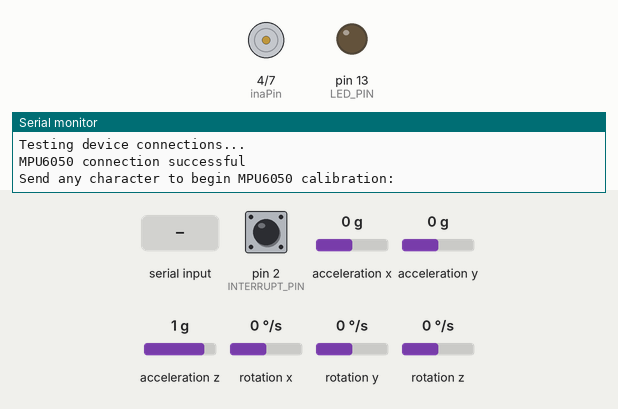
This sketch was run on a simulated Arduino Uno, built with avr-gcc and run on an emulated ATmega328P. On the bench: motor-driver pin pairs drawn as motors (green arrow = first pin HIGH = forward, orange = second pin HIGH = backward, longer = more drive, scaled by the enable pin), output pins drawn as LEDs (lit = HIGH), the last lines printed to the serial monitor. The inputs (shaded band) are chosen by the test bench; at power-on: pin 2 (INTERRUPT_PIN) LOW, acceleration x 0 g, acceleration y 0 g, acceleration z 1 g, rotation x 0 °/s, rotation y 0 °/s, rotation z 0 °/s. The sensor or clock chip raises its interrupt line as the real part does.

Above: at 0.9 s.
1.0 s: "90,45\n" received over Serial
3.0 s: "30,150\n" received over Serial
At 3.22 s:
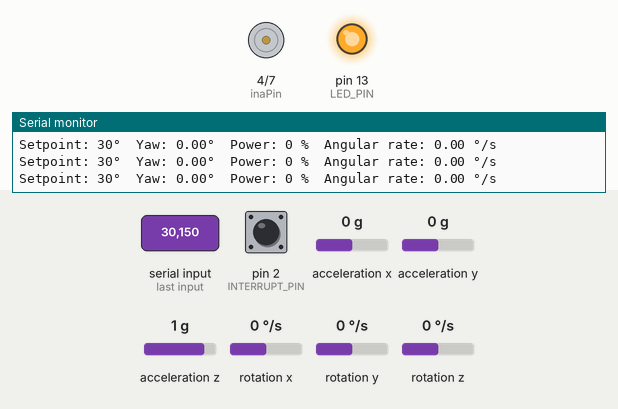
At 9.51 s:
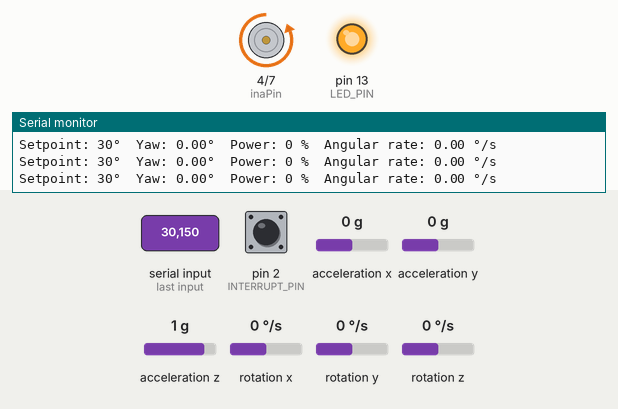
Timing chart, 0 to 21.0 s (numbered marks = the images above; inputs shaded):
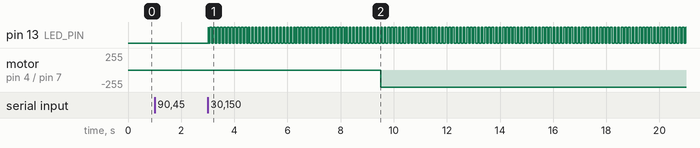

Measured:
- after the input at 3.0 s, pin 13 (LED_PIN): LOW → HIGH at once, then repeats every 0.13 s: LOW 0.06 s, HIGH 0.07 s; motor on pin 4 (inaPin) / pin 7 (inbPin): stopped → backward 255/255 after 6.5 s

The sketch:

satellite_attitude_control_wired_demo.ino
```cpp
/* Single-Axis Satellite Attitude PID Control System Using a Reaction Wheel
 *
 * University of Missouri - Undergraduate Capstone Project - December 2020
 * By: Griffin Willis, Jess Emerson, Sarah Geisen, Tori La Rose
 *
 * REFERENCES:
 * PID Control Loop - base code sourced from an example created
 *    by Sebastian Brandmaier and Denis Ramsden's Bachelor's
 *    Thesis in Mechatronics on a PID Regulated Balancing Cube.
 *
 * MPU6050 - base code to gather acceleration/rotational data
 *    sourced from Jeff Rowberg's Arduino libraries for the
 *    MPU6050 inertial measurement unit (IMU).
 *
 * WiFi Web Server - base code sourced from an example created
 *    by Tom Igoe on 11/25/2012. Written for a network using
 *    WPA encryption. An iPhone's personal hotspot was used
 *    as the host device to create the web server for the
 *    Arduino (client) to access.
 *
 * All other code and implementation of existing code was
 * written by me, Griffin Willis.
 *
 * DISCLAIMER: All Arduino code is open-source and free to the public.
 *             No patents were infringed upon.
 *
 */

#include <SPI.h>
//#include <WiFiNINA.h>  // for use with Arduino Uno WiFi Rev2

/* THIS CODE IS USED FOR THE WIFI WEB SERVER
char ssid[] = "ENTER SSID HERE";   // your network SSID (name)
char pass[] = "ENTER PASSWORD HERE OR LEAVE BLANK";    // your network password
int status = WL_IDLE_STATUS;
WiFiServer server(80);
*/

          // I2Cdev and MPU6050 must be installed as libraries, or else the .cpp/.h files
          // for both classes must be in the include path of your project
          #include "I2Cdev.h"
          #include "MPU6050_6Axis_MotionApps_V6_12.h"

          // Arduino Wire library is required if I2Cdev I2CDEV_ARDUINO_WIRE implementation
          // is used in I2Cdev.h
          #if I2CDEV_IMPLEMENTATION == I2CDEV_ARDUINO_WIRE
          #include "Wire.h"
          #endif

          // Call MPU6050
          MPU6050 mpu;

          #define INTERRUPT_PIN 2  // use pin 2 on Arduino Uno & most boards
          #define LED_PIN 13 // (Arduino is 13, Teensy is 11, Teensy++ is 6)
          bool blinkState = false;

          // MPU control/status vars
          bool dmpReady = false;  // set true if DMP init was successful
          uint8_t mpuIntStatus;   // holds actual interrupt status byte from MPU
          uint8_t devStatus;      // return status after each device operation (0 = success, !0 = error)
          uint16_t packetSize;    // expected DMP packet size (default is 42 bytes)
          uint16_t fifoCount;     // count of all bytes currently in FIFO
          uint8_t fifoBuffer[64]; // FIFO storage buffer

          // orientation/motion vars
          Quaternion q;           // [w, x, y, z]         quaternion container
          VectorInt16 aa;         // [x, y, z]            accel sensor measurements
          VectorInt16 gy;         // [x, y, z]            gyro sensor measurements
          VectorInt16 aaReal;     // [x, y, z]            gravity-free accel sensor measurements
          VectorInt16 aaWorld;    // [x, y, z]            world-frame accel sensor measurements
          VectorFloat gravity;    // [x, y, z]            gravity vector
          float euler[3];         // [psi, theta, phi]    Euler angle container
          float ypr[3];           // [yaw, pitch, roll]   yaw/pitch/roll container and gravity vector

          // packet structure for InvenSense teapot demo
          uint8_t teapotPacket[14] = { '$', 0x02, 0, 0, 0, 0, 0, 0, 0, 0, 0x00, 0x00, '\r', '\n' };

          volatile bool mpuInterrupt = false;     // indicates whether MPU interrupt pin has gone high
          void dmpDataReady() {
          mpuInterrupt = true;
          }

          // uncomment "OUTPUT_READABLE_YAWPITCHROLL" if you want to see the yaw/
          // pitch/roll angles (in degrees) calculated from the quaternions coming
          // from the FIFO. Note this also requires gravity vector calculations.
          // Also note that yaw/pitch/roll angles suffer from gimbal lock (for
          // more info, see: http://en.wikipedia.org/wiki/Gimbal_lock)
          #define OUTPUT_READABLE_YAWPITCHROLL

          // Includes
          #include <PID_v1.h>

          // Defines
          #define SAMPLE_RATE 10

          // Varibles for motor control
          const int inaPin = 4;
          const int inbPin = 7;
          const int pwmPin = 5;
          double pwmSignal;

          // PID−varibles
          double input;
          double output;
          double setpoint;

          double yaw_deg; // stores the angle the cube is rotated
          double Time;

          //Different PID setups
          double Kp = 100, Ki = 10, Kd = 55; // PID−parameters (make changes here if needed)

          // Define PID controller
          PID PID_controller(&input, &output, &setpoint, Kp, Ki, Kd, DIRECT);


// ================================================================
// ===                       MAIN SETUP                         ===
// ================================================================
void setup() {
          // join I2C bus (I2Cdev library doesn't do this automatically)
          #if I2CDEV_IMPLEMENTATION == I2CDEV_ARDUINO_WIRE
            Wire.begin();
            Wire.setClock(400000); // 400kHz I2C clock. Comment this line if having compilation difficulties
          #elif I2CDEV_IMPLEMENTATION == I2CDEV_BUILTIN_FASTWIRE
            Fastwire::setup(400, true);
          #endif

          Serial.begin(9600);  // initialize serial communication
          while (!Serial); // wait for Leonardo enumeration, others continue immediately

          // initialize device
          Serial.println(F("Initializing I2C devices..."));
          mpu.initialize();
          pinMode(INTERRUPT_PIN, INPUT);

          // verify connection
          Serial.println(F("Testing device connections..."));
          Serial.println(mpu.testConnection() ? F("MPU6050 connection successful") : F("MPU6050 connection failed"));

          // wait for ready
          Serial.println(F("\nSend any character to begin MPU6050 calibration: "));
          while (Serial.available() && Serial.read()); // empty buffer
          while (!Serial.available());                 // wait for data
          while (Serial.available() && Serial.read()); // empty buffer again

          // load and configure the DMP
          Serial.println(F("Initializing MPU6050..."));
          devStatus = mpu.dmpInitialize();

          // MPU6050 OFFSETS
          // X Accel  Y Accel  Z Accel   X Gyro   Y Gyro   Z Gyro
          //  1056,    1213,    5374,     536,       3,       5
          mpu.setXGyroOffset(536);
          mpu.setYGyroOffset(3);
          mpu.setZGyroOffset(5);
          mpu.setXAccelOffset(1056);
          mpu.setYAccelOffset(1213);
          mpu.setZAccelOffset(5374);

          // make sure it worked (returns 0 if so)
          if (devStatus == 0) {
          // Calibration Time: generate offsets and calibrate our MPU6050
          mpu.CalibrateAccel(6);
          mpu.CalibrateGyro(6);
          Serial.println();
          // turn on the DMP, now that it's ready
          mpu.setDMPEnabled(true);

          // enable Arduino interrupt detection
          attachInterrupt(digitalPinToInterrupt(INTERRUPT_PIN), dmpDataReady, RISING);
          mpuIntStatus = mpu.getIntStatus();

          // set our DMP Ready flag so the main loop() function knows it's okay to use it
          //Serial.println(F("DMP ready! Waiting for first interrupt..."));
          dmpReady = true;

          // get expected DMP packet size for later comparison
          packetSize = mpu.dmpGetFIFOPacketSize();
          } else {
          // ERROR!
          // 1 = initial memory load failed
          // 2 = DMP configuration updates failed
          // (if it's going to break, usually the code will be 1)
          Serial.print(F("DMP Initialization failed (code "));
          Serial.print(devStatus);
          Serial.println(F(")"));
          }

          // Configure LED for output
          pinMode(LED_PIN, OUTPUT);

          // Store previous time to be used for a delay
          Time = micros(); // Return time since the arduino was powered on.

          // Setup pins for motor control
          pinMode(inaPin, OUTPUT);
          pinMode(inbPin, OUTPUT);
          pinMode(pwmPin, OUTPUT);

          // Setup for PID controller
          PID_controller.SetMode(AUTOMATIC);
          PID_controller.SetTunings(Kp,Ki,Kd);
          PID_controller.SetOutputLimits(-255, 255);  // Max is 255

          // Wait for user input of desired setpoint
          Serial.println(F("\nInput desired setpoint for orientation: "));
          while (Serial.available() && Serial.read()); // empty buffer
          while (!Serial.available());                 // wait for data
          setpoint = Serial.parseInt();                // store user input into a variable
          while (Serial.available() && Serial.read()); // empty buffer again

/* THIS CODE IS USED FOR THE WIFI WEB SERVER
// Check for the presence of the WiFi device
if (WiFi.status() == WL_NO_SHIELD || WiFi.status() == WL_NO_MODULE) {
  Serial.println("Communication with WiFi device failed!");
  while (true);  // don't continue
} else {
  Serial.println("WiFi device found.");
}

String fv = WiFi.firmwareVersion();
if (fv < "1.0.0") {
  Serial.println("Please upgrade the firmware.");
}

// Attempt to connect to WiFi network
while (status != WL_CONNECTED) {
  Serial.print("Attempting to connect to network named: ");
  Serial.println(ssid);  // print the network name (SSID)

  // Connect to WPA/WPA2 network.  Change this line if using open or WEP network.
  status = WiFi.begin(ssid, pass);
  delay(10000);  // wait 10 seconds for connection
}
server.begin();     // start the web server on port 80
printWifiStatus();  // you're connected now, so print the status
Serial.println();
*/
}

// ================================================================
// ===                       MAIN LOOP                          ===
// ================================================================
void loop() {
          // THIS CODE IS FOR GATHERING MPU6050 DATA
          // if programming failed, don't try to do anything
          if (!dmpReady) return;
          // read a packet from FIFO
          if (mpu.dmpGetCurrentFIFOPacket(fifoBuffer)) { // Get the Latest packet

          #ifdef OUTPUT_TEAPOT
              // display quaternion values in InvenSense Teapot demo format:
              teapotPacket[2] = fifoBuffer[0];
              teapotPacket[3] = fifoBuffer[1];
              teapotPacket[4] = fifoBuffer[4];
              teapotPacket[5] = fifoBuffer[5];
              teapotPacket[6] = fifoBuffer[8];
              teapotPacket[7] = fifoBuffer[9];
              teapotPacket[8] = fifoBuffer[12];
              teapotPacket[9] = fifoBuffer[13];
              Serial.write(teapotPacket, 14);
              teapotPacket[11]++; // packetCount, loops at 0xFF on purpose
          #endif

          #ifdef OUTPUT_READABLE_YAWPITCHROLL
              // display Euler angles in degrees
              mpu.dmpGetQuaternion(&q, fifoBuffer);
              mpu.dmpGetGravity(&gravity, &q);
              mpu.dmpGetYawPitchRoll(ypr, &q, &gravity);
              mpu.dmpGetAccel(&aa, fifoBuffer);
              mpu.dmpGetGyro(&gy, fifoBuffer);
          #endif

          // blink LED to indicate activity
          blinkState = !blinkState;
          digitalWrite(LED_PIN, blinkState);
          }

/* THIS CODE IS USED FOR THE WIFI WEB SERVER
WiFiClient client = server.available();  // listen for incoming clients

if (client) {                            // if you get a client,
  Serial.println("New Client");          // print a message to the serial port
  String currentLine = "";               // make a string to hold incoming data from the client
  while (client.connected()) {           // loop while the client is connected
    if (client.available()) {            // if there are bytes to read from the client,
      char c = client.read();            // read a byte, then
      Serial.write(c);                   // print it to the serial monitor
      if (c == '\n') {                   // if the byte is a newline character
        // If the current line is blank, you got two newline characters in a row
        // and that is the end of the client HTTP request, so send a response
        if (currentLine.length() == 0) {
          showWebPage(client);  // construct and display web page
          break;                // break out of the while loop
        } else {  // if you got a newline, then clear currentLine
          currentLine = "";
        }
      } else if (c != '\r') {  // if you got anything else but a carriage return character,
        currentLine += c;      // add it to the end of the currentLine
      }
      performRequest(currentLine);  // complete the client request
    }
  }

  // Close the connection
  client.stop();
  Serial.println("Client disconnected.");
  Serial.println();
}
*/

          // THIS CODE IS FOR THE ACTUAL PID LOOP AND MOTOR CONTROL
          yaw_deg = ypr[0] * 180 / M_PI;  // Variable to hold current yaw angle of the satellite.
          input = yaw_deg;                // Uses angle as input signal for the PID controller.

          if (yaw_deg < 0) {              // Convert yaw range to 0-360deg.
            yaw_deg = yaw_deg + 360;
          }

          if (setpoint > 0) {
            if(micros()-Time > 8000000){  // Needed a delay so that the IMU could stabilaze, using delay() caused overflow.

                PID_controller.Compute();   // Compute new output value.

                // Setting the direction of the motor
                if(input <= setpoint){ // Since arduino only works with positive current, the direction was swapped instead.
                pwmSignal = output;
                digitalWrite(inaPin, LOW); //CW direction of motor.
                digitalWrite(inbPin, HIGH);
                } else if (input > setpoint) {
                pwmSignal = -1*output;
                digitalWrite(inaPin, HIGH); //CCW direction of motor.
                digitalWrite(inbPin, LOW);
                }
            }
          } else if (setpoint == 0) {
            pwmSignal = 0;
          }

          // Output PWM signal
          analogWrite(pwmPin, pwmSignal); // Send PWM signal to DC motor.

          // Print values
          Serial.print("Setpoint: ");
          Serial.print(setpoint, 0);
          Serial.print("°");
          Serial.print("\t");
          Serial.print("Yaw: ");
          Serial.print(yaw_deg);
          Serial.print("°");
          Serial.print("\t");
          Serial.print("Power: ");
          Serial.print(pwmSignal / 255 * 100, 0);
          Serial.print(" %");
          Serial.print("\t");
          Serial.print("Angular rate: ");
          Serial.print(gy.z / 65.4);
          Serial.print(" °/s");
          Serial.println();
}


// ================================================================
// ===                     WIFI FUNCTIONS                       ===
// ================================================================
/*
void showWebPage(WiFiClient client) {
  // HTTP headers always start with a response code (e.g. HTTP/1.1 200 OK)
  // and a Content-Type so the client knows what's coming, then a blank line
  client.println("HTTP/1.1 200 OK");
  client.println("Content-Type: text/html");
  client.println();

  // The content of the HTTP response follows the header
  client.println("<h1>Satellite Attitude Control</h1>");
  client.println("<table border=1 style='text-align:center'>");
  client.println("<tr><th>Component</th><th>Power</th><th colspan='4'>Set Angle</th></tr>");

  // Attitude Orientation
  client.println("<tr><td>Yaw</td>");
  client.println("<td><a href='/off'>OFF</a></td>");
  client.println("<td><a href='/45deg'>45</a></td>");
  client.println("<td><a href='/90deg'>90</a></td>");
  client.println("<td><a href='/180deg'>180</a></td>");
  client.println("<td><a href='/270deg'>270</a></td></tr>");
  client.println("</table>");

  // The HTTP response ends with another blank line
  client.println();
}


void performRequest(String line) {
  if (line.endsWith("GET /off")) {   // Turn off motor
    yaw = 0;
  } else if (line.endsWith("GET /45deg")) {  // Go to 45 deg
    yaw = 45;
  } else if (line.endsWith("GET /90deg")) {  // Go to 90 deg
    yaw = 90;
  } else if (line.endsWith("GET /180deg")) {  // Go to 180 deg
    yaw = 180;
  } else if (line.endsWith("GET /270deg")) {  // Go to 270 deg
    yaw = 270;
  }
}


void printWifiStatus() {
  // Print the SSID of the network you're attached to
  Serial.print("SSID: ");
  Serial.println(WiFi.SSID());

  // Print your WiFi device's IP address
  IPAddress ip = WiFi.localIP();
  Serial.print("IP Address: ");
  Serial.println(ip);

  // Print the received signal strength
  long rssi = WiFi.RSSI();
  Serial.print("signal strength (RSSI):");
  Serial.print(rssi);
  Serial.println(" dBm");

  // Print where to go in a browser
  Serial.print("To see this page in action, open a browser to http://");
  Serial.println(ip);
}
*/
```
